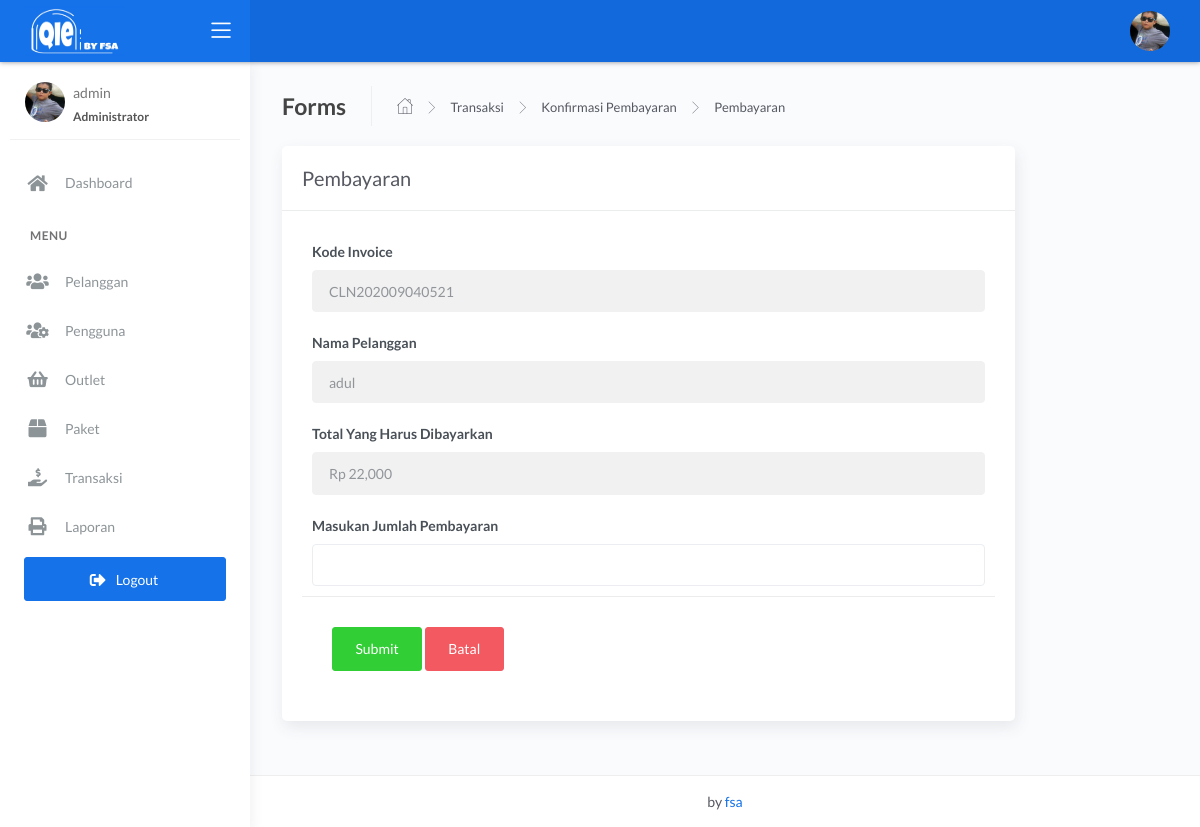
The app's page /admin/bayar.php?id=40 (signed in) with its own data.
### tables this page shows
CREATE TABLE `transaksi` (
  `id_transaksi` int(11) NOT NULL,
  `outlet_id` int(11) DEFAULT NULL,
  `kode_invoice` varchar(228) DEFAULT NULL,
  `id_pelanggan` int(11) DEFAULT NULL,
  `tgl` datetime DEFAULT NULL,
  `batas_waktu` datetime DEFAULT NULL,
  `tgl_pembayaran` datetime DEFAULT NULL,
  `biaya_tambahan` int(11) DEFAULT NULL,
  `diskon` double DEFAULT NULL,
  `pajak` int(11) DEFAULT NULL,
  `status` enum('baru','proses','selesai','diambil') DEFAULT NULL,
  `status_bayar` enum('dibayar','belum') DEFAULT NULL,
  `id_user` int(11) DEFAULT NULL
);

CREATE TABLE `pelanggan` (
  `id_pelanggan` int(11) NOT NULL,
  `nama_pelanggan` varchar(228) NOT NULL,
  `alamat_pelanggan` text NOT NULL,
  `jenis_kelamin` enum('L','P') NOT NULL,
  `telp_pelanggan` varchar(15) NOT NULL,
  `no_ktp` varchar(30) NOT NULL
);

CREATE TABLE `detail_transaksi` (
  `id_detail` int(11) NOT NULL,
  `id_transaksi` int(11) NOT NULL,
  `id_paket` int(11) NOT NULL,
  `qty` double NOT NULL,
  `total_harga` double NOT NULL,
  `keterangan` text NOT NULL,
  `total_bayar` int(11) NOT NULL
);

### admin/bayar.php (the view, shortened to what this page needs)
<?php
$title = 'Pembayaran';
require 'koneksi.php';
$query = mysqli_query($conn, "SELECT transaksi.*, pelanggan.nama_pelanggan, detail_transaksi.total_harga FROM transaksi INNER JOIN pelanggan ON pelanggan.id_pelanggan = transaksi.id_pelanggan INNER JOIN detail_transaksi ON detail_transaksi.id_transaksi = transaksi.id_transaksi WHERE transaksi.id_transaksi = " . $_GET['id']);
$data = mysqli_fetch_assoc($query);
require 'header.php';
?>
<div class="content">
    <div class="page-inner">
        <div class="page-header">
            <h4 class="page-title">Forms</h4>
            <ul class="breadcrumbs">
                <li class="nav-home">
                    <a href="index.php">
                        <i class="flaticon-home"></i>
                    </a>
                </li>
                <li class="separator">
                    <i class="flaticon-right-arrow"></i>
                </li>
                <li class="nav-item">
                    <a href="transaksi.php">Transaksi</a>
                </li>
                <li class="separator">
                    <i class="flaticon-right-arrow"></i>
                </li>
                <li class="nav-item">
                    <a href="konfirmasi.php">Konfirmasi Pembayaran</a>
                </li>
                <li class="separator">
                    <i class="flaticon-right-arrow"></i>
                </li>
                <li class="nav-item">
                    <a href="#"><?= $title; ?></a>
                </li>
            </ul>
        </div>
        <div class="row">
            <div class="col-md-10">
                <div class="card">
                    <div class="card-header">
                        <div class="card-title"><?= $title; ?></div>
                    </div>
                    <form action="bayar.php?id=<?= $data['id_transaksi']; ?>" id="form-submit" method="POST">
                        <div class="card-body">
                            <div class="form-group">
                                <label for="largeInput">Kode Invoice</label>
                                <input type="text" name="kode_invoice" class="form-control form-control" id="defaultInput" value="<?= $data['kode_invoice']; ?>" readonly>
                            </div>
                            <div class="form-group">
                                <label for="largeInput">Nama Pelanggan</label>
                                <input type="text" name="nama_pelanggan" class="form-control form-control" id="defaultInput" value="<?= $data['nama_pelanggan']; ?>" readonly>
                            </div>
                            <div class="form-group">
                                <label for="largeInput">Total Yang Harus Dibayarkan</label>
                                <input type="text" name="total_harga" class="form-control form-control" id="defaultInput" value="<?= 'Rp ' . number_format($data['total_harga']); ?>" readonly>
                            </div>
                            <div class="form-group">
                                <label for="largeInput">Masukan Jumlah Pembayaran</label>
                                <input type="number" name="total_bayar" id="total_bayar" class="form-control form-control" id="defaultInput" value="">
                            </div>
                            <div class="card-action">
                                <button type="submit" name="btn-simpan" class="btn btn-success">Submit</button>
                                <a href="javascript:void(0)" onclick="window.history.back();" class="btn btn-danger">Batal</a>
                            </div>
                    </form>
                </div>
            </div>
        </div>
    </div>
</div>
<?php require 'footer.php'; ?>

### records on screen
transaksi: kode_invoice "CLN202009040521", nama_pelanggan "adul", total_harga "Rp 22,000"

### other values on screen
$_SESSION['username'] "admin"
$title "Pembayaran"
